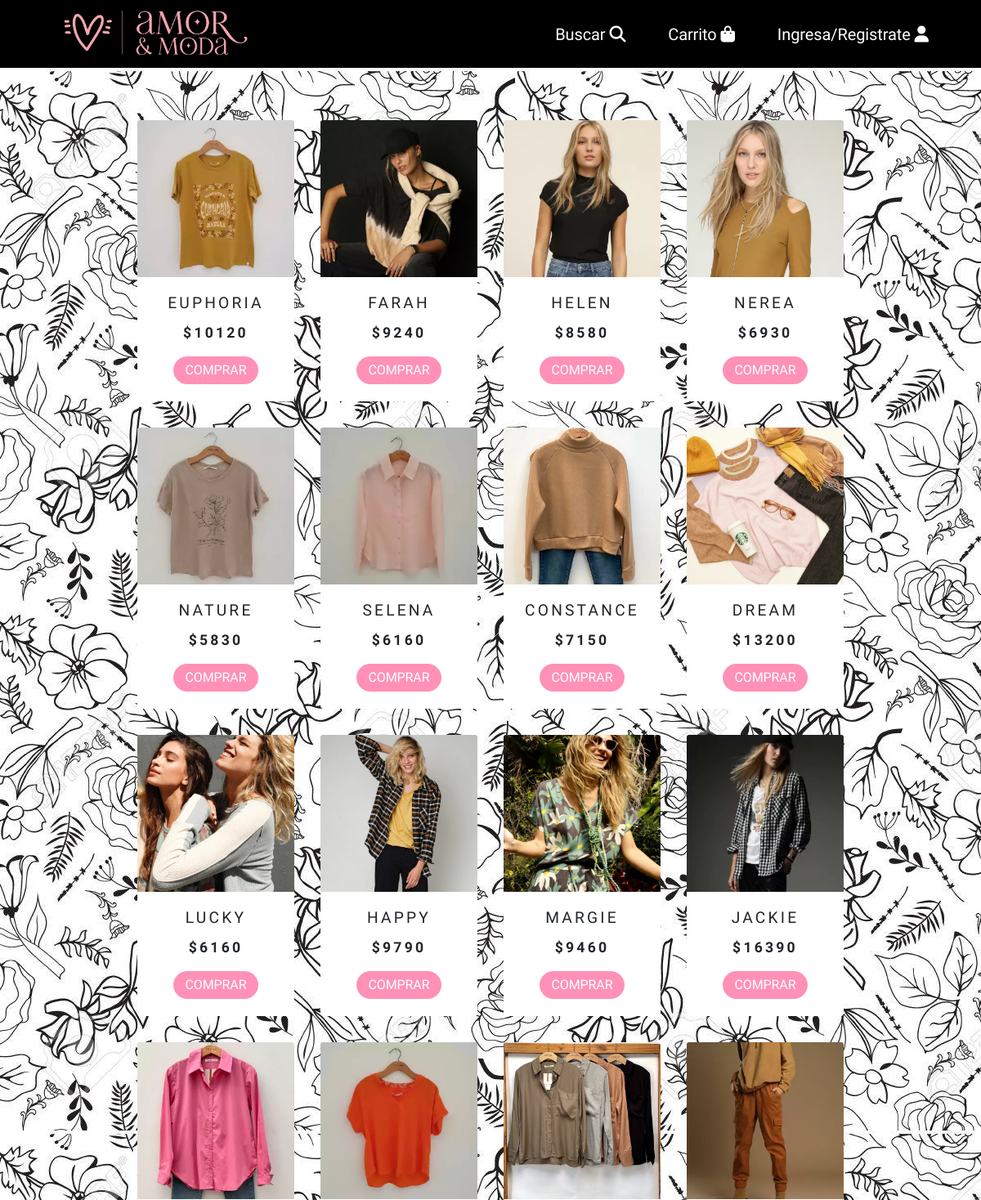
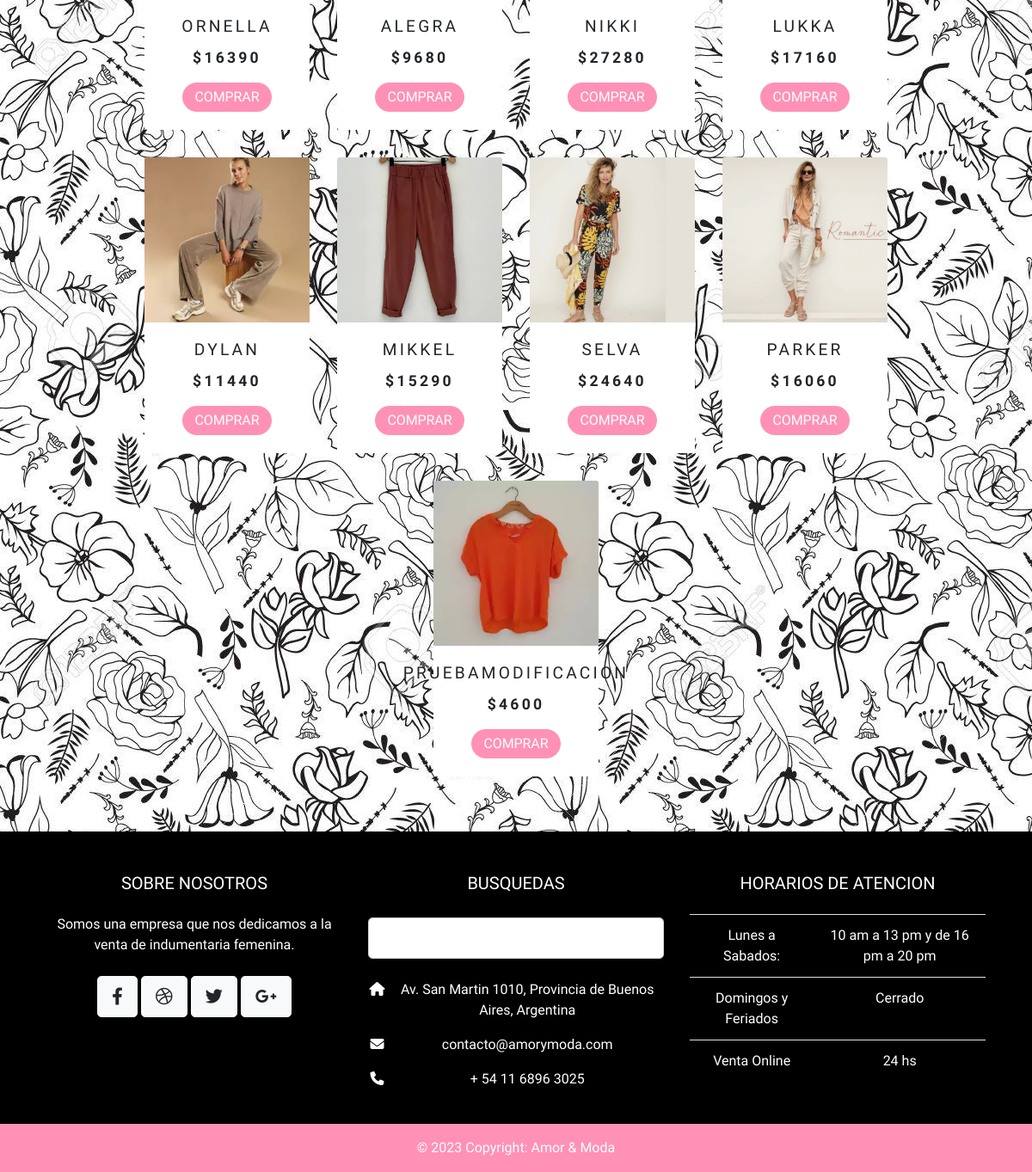
The page / on the database its author committed (2 pictures, top to bottom).
### tables this page shows
CREATE TABLE `precio` (
  `id` int(11) NOT NULL,
  `idProducto` int(11) DEFAULT NULL,
  `precioCosto` int(11) DEFAULT NULL,
  `porcentajeGanancia` int(11) DEFAULT NULL,
  `precioVenta` int(11) GENERATED ALWAYS AS (`precioCosto` * (1 + `porcentajeGanancia` / 100)) VIRTUAL
);

CREATE TABLE `productos` (
  `id` int(11) NOT NULL,
  `nombre` varchar(20) DEFAULT NULL,
  `precio` int(11) DEFAULT NULL,
  `categoriaId` int(11) DEFAULT NULL,
  `img` varchar(50) DEFAULT NULL,
  `fechaAlta` datetime DEFAULT NULL,
  `usuarioAlta` varchar(255) DEFAULT NULL,
  `fechaMod` datetime DEFAULT NULL,
  `usuarioMod` varchar(255) DEFAULT NULL,
  `fechaBaja` datetime DEFAULT NULL,
  `usuarioBaja` varchar(255) DEFAULT NULL
);

### index.php (called while the page is built, shortened)
<?php
require("Vistas/navbar.php");
require ("Controlador/C_datos.php");
?>

### Controlador/C_datos.php (called while the page is built)
<?php
    require ("Modelos/M_productos.php");
    $conexion = new ConexionBd();
    $datosProductos = $conexion->obtenerProductos();
    require("Vistas/V_principal.php");
?>

### Modelos/M_productos.php (called while the page is built, shortened)
<?php
    class ConexionBd{
        public function obtenerProductos(){
            require ("conexion.php");
            $query = "select p.id, p.nombre,p.categoriaId,p.img, pr.precioVenta, p.usuarioBaja from productos p
            join precio pr on p.id = pr.idProducto
            where p.usuarioBaja is NULL;
            ";
            $stmt = $conn->prepare($query);
            $stmt->execute();
            $resultado = $stmt->get_result();
            return $resultado;
    }
}
?>

### Vistas/V_principal.php (the view, shortened to what this page needs)
<!DOCTYPE html>
<html lang="en">
<head>
    <link rel="stylesheet" href="/ecommerce/estilos/style.css">
</head>
<body>
  <div class="ContenedorPadre">
    <br><br>
<div class="ContenedorProductos">
    <?php
    while ($fila = mysqli_fetch_assoc($datosProductos)){?>
<div class="card" style="width: 12rem;">
  <img src="<?php echo $fila["img"];?>" class="card-img-top" alt="...">
  <div class="card-body">
    <h5 class="card-title"><?php echo $fila["nombre"];?>
</h5>
    <p class="card-text">$<?php echo $fila["precioVenta"];?></p>
    <div class="btnComprar">
      <form action="/ecommerce/Controlador/C_productoU.php" method="POST">
        <button class="btn-comprar">COMPRAR</button>
    </form>
    </div>
  </div>
</div>
<?php } ?>
</div>
<?php require("footer.php"); ?>
</div>
</body>
</html>

### Vistas/navbar.php (shortened to what this page needs)
<!DOCTYPE html>
<html lang="en">
<head>
  <link rel="stylesheet" href="https://cdn.jsdelivr.net/npm/bootstrap@4.5.3/dist/css/bootstrap.min.css">
  <link rel="stylesheet" href="path/to/font-awesome/css/font-awesome.min.css">
  <link rel="stylesheet" href="https://cdnjs.cloudflare.com/ajax/libs/font-awesome/6.3.0/css/all.min.css">
  <link rel="stylesheet" href="/ecommerce/Estilos/styleLogin.css">
</head>
<body>
  <nav class="navbar navbar-expand-lg navbarCustom">
    <div class="logo">
      <a href="/ecommerce/index.php">
          <img src="/ecommerce/img/logo.png" class="logo"  alt="">
      </a>
    </div>
    <div class="botones d-none d-lg-block" style="margin-left:auto; ">
      <a class="navbar-brand " data-bs-toggle="modal" data-bs-target="#exampleModal">Buscar  <i class="fas fa-search" ></i></a>
      <a class="navbar-brand " href="/ecommerce/Vistas/V_carrito.php">Carrito  <i class="fa fa-shopping-bag" aria-hidden="true"></i></a>
      <?php
        if (isset($_SESSION['nombre'])) {
          ?> <a class="navbar-brand " href="/ecommerce/Vistas/V_miCuenta.php" >Mi cuenta <i class="fas fa-user" style="margin-right: 5%;"></i></a> <?php
          ?> <a class="navbar-brand"  href="/ecommerce/Controlador/C_cerrarSesion.php">Cerrar Sesion </a> <?php
        }else{
          ?> <a class="navbar-brand " href="/ecommerce/Vistas/V_login.php" >Ingresa/Registrate  <i class="fas fa-user" style="margin-right: 5%;"></i></a> <?php
        }
          ?>
    </div>
  </nav>
</body>
</html>

### Vistas/footer.php (shortened to what this page needs)
<!doctype html>
<html lang="en">
  <head>
    <link rel="stylesheet" href="../Estilos/style.css">
  </head>
  <body>
   <br>
   <br>
   <footer class="text-white text-center text-lg-start" style="background-color: #000000;">
  <div class="container p-4">
    <div class="row mt-4">
      <div class="col-lg-4 col-md-12 mb-4 mb-md-0">
        <h5 class="text-uppercase mb-4">Sobre Nosotros</h5>
        <p>
          Somos una empresa que nos dedicamos a la venta de indumentaria femenina.
        </p>
        <div class="mt-4">
          <a type="button" class="btn btn-floating btn-light btn-lg"><i class="fab fa-facebook-f"></i></a>
          <a type="button" class="btn btn-floating btn-light btn-lg"><i class="fab fa-dribbble"></i></a>
          <a type="button" class="btn btn-floating btn-light btn-lg"><i class="fab fa-twitter"></i></a>
          <a type="button" class="btn btn-floating btn-light btn-lg"><i class="fab fa-google-plus-g"></i></a>
        </div>
      </div>
      <div class="col-lg-4 col-md-6 mb-4 mb-md-0">
        <h5 class="text-uppercase mb-4 pb-1">Busquedas</h5>
        <div class="form-outline form-white mb-4">
          <input type="text" id="formControlLg" class="form-control form-control-lg" />
        </div>
        <ul class="fa-ul" style="margin-left: 1.65em;">
          <li class="mb-3">
            <span class="fa-li"><i class="fas fa-home"></i></span><span class="ms-2">Av. San Martin 1010, Provincia de Buenos Aires, Argentina</span>
          </li>
          <li class="mb-3">
            <span class="fa-li"><i class="fas fa-envelope"></i></span><span class="ms-2">contacto@amorymoda.com</span>
          </li>
          <li class="mb-3">
            <span class="fa-li"><i class="fas fa-phone"></i></span><span class="ms-2">+ 54 11 6896 3025</span>
          </li>
        </ul>
      </div>
      <div class="col-lg-4 col-md-6 mb-4 mb-md-0">
        <h5 class="text-uppercase mb-4">Horarios de Atencion</h5>
        <table class="table text-center text-white">
          <tbody class="fw-normal">
            <tr>
              <td>Lunes a Sabados:</td>
              <td>10 am a 13 pm y de 16 pm a 20 pm</td>
            </tr>
            <tr>
              <td>Domingos y Feriados</td>
              <td>Cerrado</td>
            </tr>
            <tr>
              <td>Venta Online</td>
              <td>24 hs</td>
            </tr>
          </tbody>
        </table>
      </div>
    </div>
  </div>
  <div class="text-center p-3" style="background-color: #ff91b6;">
    © 2023 Copyright:
    <a class="text-white" style="background-color: transparent">Amor & Moda</a>
  </div>
</footer>
  </body>
</html>

### Estilos/styleLogin.css (style rules this page uses)
* { font-family: 'Red Hat Display', sans-serif; }
html, body, main { height: 100%; }
nav, .navbar-brand { background-color: rgb(0, 0, 0); position: relative; }
.logo { max-height: 67px; margin-left: 30px; }
a { background-color: #000000; }
.navbar a.navbar-brand { font-size: 20px; color: white; display: inline-block; background-color: #000000; letter-spacing: -0.1px; }
.btn-comprar { color: rgb(255, 255, 255); border: none; display: inline-block; background-color: #ff91b6; border-radius: 50px; letter-spacing: -0.1px; margin-bottom: 0.5%; padding: 5px 15px !important; }

### Estilos/style.css (style rules this page uses)
.navbarCustom { background-color: #000000 !important; }
.navbar-brand { font-weight:500; letter-spacing: 0.2rem; margin: 0 3rem 0 0; font-size: 2rem; }
.ContenedorPadre { background-image: url(../img/fondoFlores.jpg); }
.ContenedorProductos { display: flex; justify-content: center; flex-wrap: wrap; margin: 0 8rem 0 8rem; }
.card { margin: 1rem; border: none; }
.card-body { display: flex; flex-direction: column; align-items: center; justify-content: center; text-transform: uppercase; letter-spacing: 0.2rem; }
.card-title { font-size: 1.2rem; font-weight: 500; }
.card-text { font-weight: 600; font-size: 1.1rem; }

### rows shown on the page
precio: idProducto.img (picture), idProducto.nombre "EUPHORIA", precioVenta "10120"
precio: idProducto.img (picture), idProducto.nombre "FARAH", precioVenta "9240"
precio: idProducto.img (picture), idProducto.nombre "HELEN", precioVenta "8580"
precio: idProducto.img (picture), idProducto.nombre "NEREA", precioVenta "6930"
precio: idProducto.img (picture), idProducto.nombre "NATURE", precioVenta "5830"
precio: idProducto.img (picture), idProducto.nombre "SELENA", precioVenta "6160"
precio: idProducto.img (picture), idProducto.nombre "CONSTANCE", precioVenta "7150"
precio: idProducto.img (picture), idProducto.nombre "DREAM", precioVenta "13200"
precio: idProducto.img (picture), idProducto.nombre "LUCKY", precioVenta "6160"
precio: idProducto.img (picture), idProducto.nombre "HAPPY", precioVenta "9790"
precio: idProducto.img (picture), idProducto.nombre "MARGIE", precioVenta "9460"
precio: idProducto.img (picture), idProducto.nombre "JACKIE", precioVenta "16390"
precio: idProducto.img (picture), idProducto.nombre "ORNELLA", precioVenta "16390"
precio: idProducto.img (picture), idProducto.nombre "ALEGRA", precioVenta "9680"
precio: idProducto.img (picture), idProducto.nombre "NIKKI", precioVenta "27280"
precio: idProducto.img (picture), idProducto.nombre "LUKKA", precioVenta "17160"
precio: idProducto.img (picture), idProducto.nombre "DYLAN", precioVenta "11440"
precio: idProducto.img (picture), idProducto.nombre "MIKKEL", precioVenta "15290"
precio: idProducto.img (picture), idProducto.nombre "SELVA", precioVenta "24640"
precio: idProducto.img (picture), idProducto.nombre "PARKER", precioVenta "16060"
precio: idProducto.img (picture), idProducto.nombre "PRUEBAMODIFICACION", precioVenta "4600"
